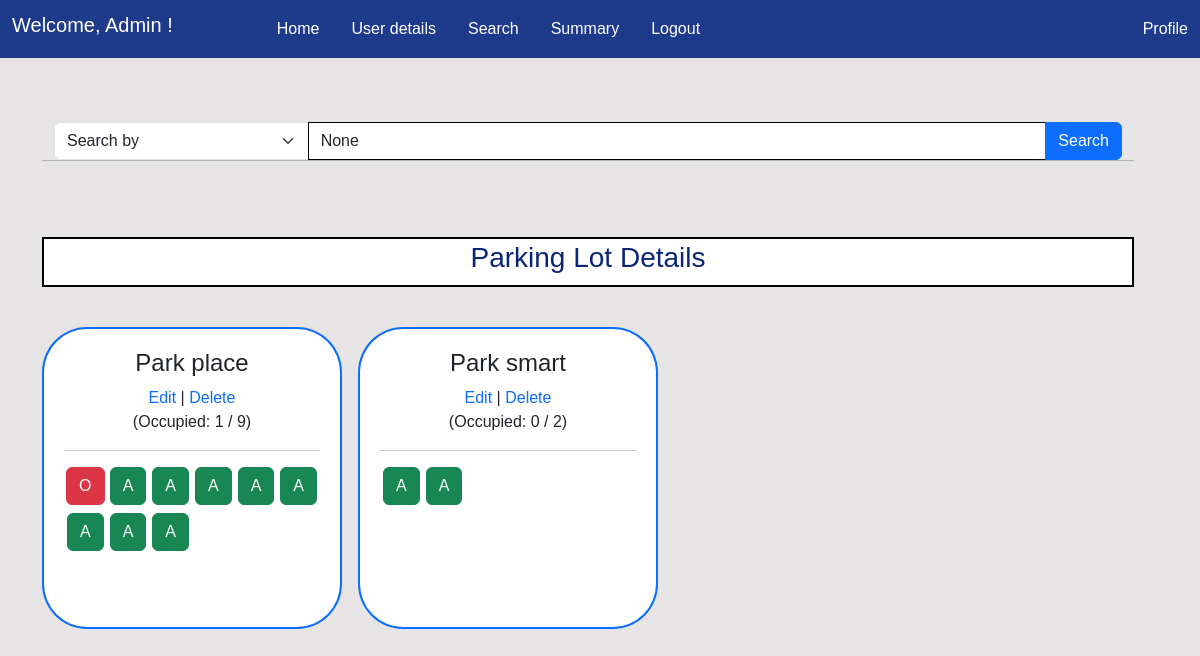
/search (signed in), run on an earlier commit of the app's database.
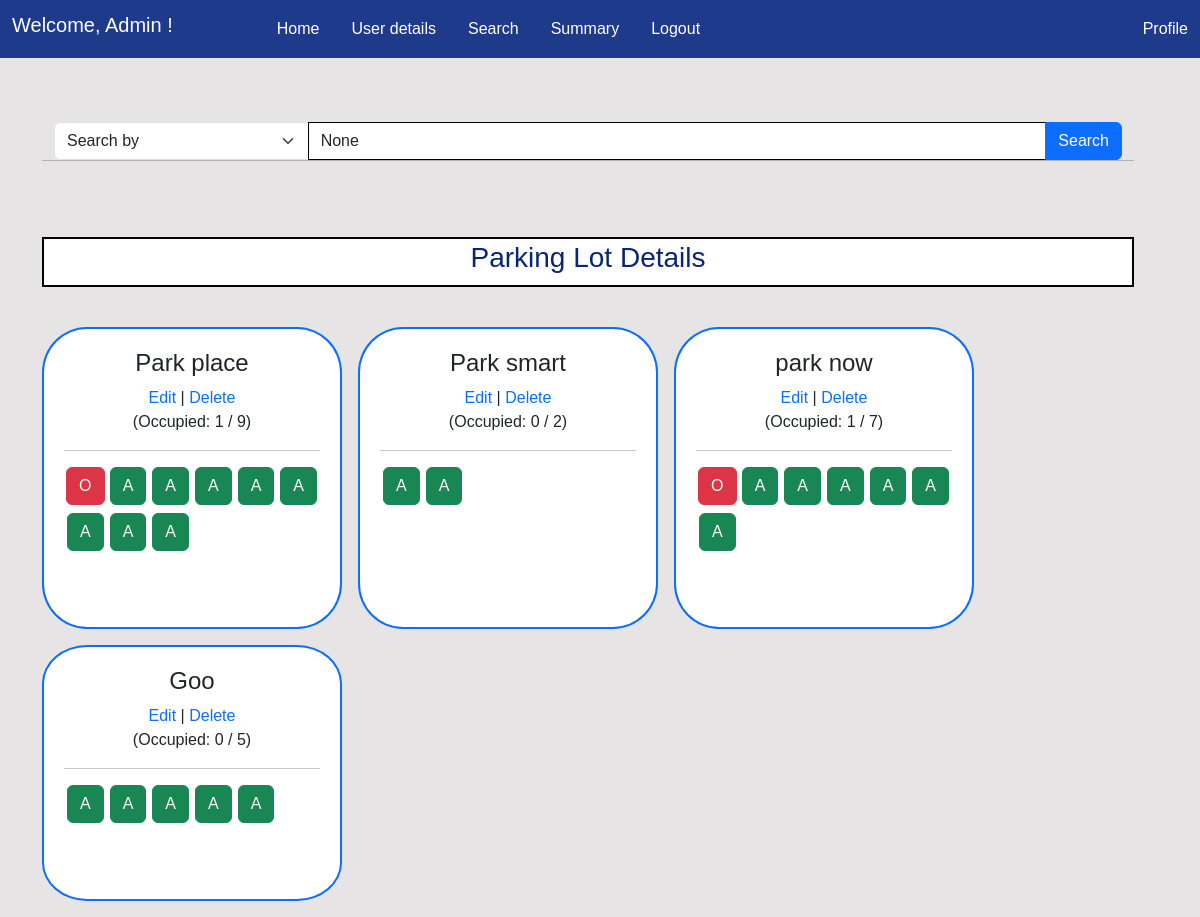
And on a later commit of the database.
### models.py (models this page shows)
class ParkingLot(db.Model):
    __tablename__ = 'parkinglot'
    id = db.Column(db.Integer, primary_key=True)
    name = db.Column(db.String(50), nullable=False)
    address = db.Column(db.String(100), nullable=False)
    pincode = db.Column(db.String(10), nullable=False)
    total_spots = db.Column(db.Integer, nullable=False)
    price_per_hour = db.Column(db.Float, nullable=False)
    spots= db.relationship('ParkingSpot', backref='parkinglot', lazy=True,cascade="all, delete-orphan" )
    lots= db.relationship('Reservation', backref='parkinglot', lazy=True)

class ParkingSpot(db.Model):
    __tablename__ = 'parkingspot'
    id = db.Column(db.Integer, primary_key=True)
    lot_id = db.Column(db.Integer, db.ForeignKey('parkinglot.id'), nullable=False)
    spot_number = db.Column(db.Integer, nullable=False)
    is_occupied = db.Column(db.Boolean, default=False)
    reserved_spot = db.relationship('Reservation', backref='parkingspot', lazy=True )

### routes.py (the view)
@app.route('/search')
@admin_required
def search_lot():
    parameter= request.args.get('parameter')
    query= request.args.get('query')
    parameters= {
        'default':'Search by ',
        'lotname' : 'Lot name',
        'location' :'Location',
        'pincode' : 'Pincode',
        'lotid': 'Lot ID',
        'totalspot': 'Total Spots'
    }
    if parameter=='lotname':
        parkinglots=ParkingLot.query.filter(ParkingLot.name.ilike(f'%{query}%')).all()
        return render_template('lot/searchlot.html',parkinglots=parkinglots, parameters=parameters,param=parameter,query=query)
    elif parameter=='location':
        parkinglots=ParkingLot.query.filter(ParkingLot.address.ilike(f'%{query}%')).all()
        return render_template('lot/searchlot.html',parkinglots=parkinglots , parameters=parameters,param=parameter,query=query)
    elif parameter=='pincode':
        parkinglots=ParkingLot.query.filter(ParkingLot.pincode.ilike(f'{query}%')).all()
        return render_template('lot/searchlot.html',parkinglots=parkinglots ,parameters=parameters,param=parameter,query=query)
    elif parameter=='lotid':
        parkinglots=ParkingLot.query.filter(ParkingLot.id.ilike(f'{query}')).all()
        return render_template('lot/searchlot.html',parkinglots=parkinglots,parameters=parameters,param=parameter,query=query)
    elif parameter=='totalspot':
        parkinglots=ParkingLot.query.filter(ParkingLot.total_spots.ilike(f'{query}')).all()
        return render_template('lot/searchlot.html',parkinglots=parkinglots,parameters=parameters,param=parameter,query=query)
    parkinglots = ParkingLot.query.all()
    return render_template('lot/searchlot.html',parkinglots=parkinglots,parameters=parameters,param=parameter,query=query)

### routes.py (called while the page is built)
def admin_required(f):
    @wraps(f)
    def decorated_function(*args, **kwargs):
        if 'user_id' not in session:
            flash('Please login to continue')
            return redirect(url_for('login'))
        user= User.query.get(session['user_id'])
        if not user.is_admin:
            flash('You do not have permission to access this page')
            return redirect(url_for('user'))
        return f(*args, **kwargs)
    return decorated_function

### templates/lot/searchlot.html (shortened to what this page needs)
{% extends 'layout.html' %} {% block title %} Admin Dashboard {% endblock %}  {% block content %}
<div class="container-fluid row mt-5">
    {% include 'searchbar.html' %}
    <hr>
    {% include 'lot.html'   %}
</div>
{% endblock %}

### templates/lot.html
<div class="heading d-flex ">
    <h3>Parking Lot Details</h3>
</div>
{% for parkinglot in parkinglots %}
<div class="contain col-3 me-3 mb-3" style="width: 300px; overflow-y: auto; ">
    <h4 class="text-center ">{{parkinglot.name}}</h4>
    <div class="lot-controls text-center ">
        <a href="{{ url_for('edit_lot', id=parkinglot.id) }}">Edit</a> |
        <a href="{{ url_for('delete_lot', id=parkinglot.id) }}">Delete</a>
    </div>
    <div class="occupied-info text-center">(Occupied: {{ parkinglot.spots | selectattr('is_occupied') | list |
        length }} / {{parkinglot.total_spots }})</div>
    <hr>
    <div class="container mb-5 ">
        <div class="row">
            {% for spot in parkinglot.spots %}
            <div class="col-2 mb-2 d-flex justify-content-center">
                <div class="smallcontain">
                    {% if spot.is_occupied %}
                    <a href="{{ url_for('delete_spot' , id=spot.id)}}" class="btn btn-danger">O</a>
                    {% else %}
                    <a href="{{ url_for('delete_spot' , id=spot.id)}}" class="btn btn-success">A</a>
                    {% endif %}
                </div>
            </div>
            {% endfor %}
        </div>
    </div>
</div>
{% endfor %}

What changed in the data, as far as the page shows it:
added ParkingLot: name "park now", spots|selectattr "1", total_spots "7"
added ParkingLot: name "Goo", spots|selectattr "0", total_spots "5"
